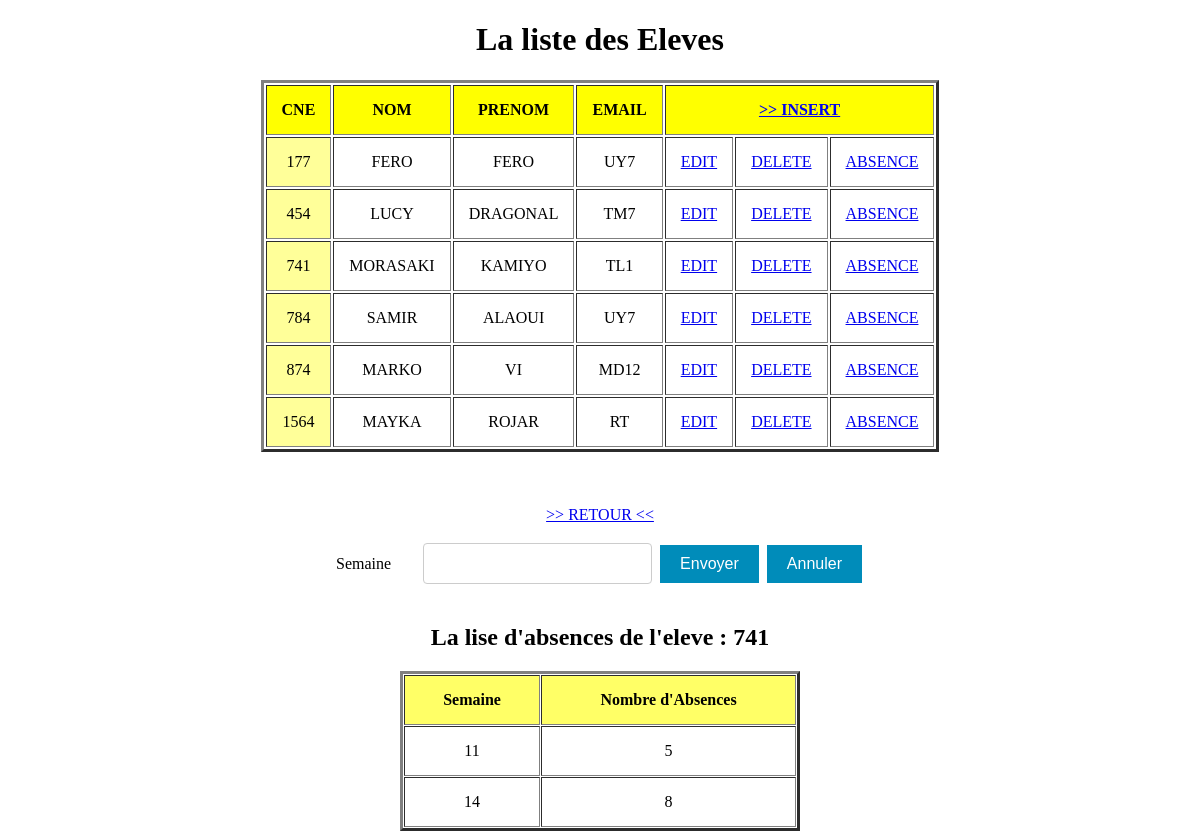
Page /IHM/Eleve/index.php?id=741&a=1 on the committed database.
### tables this page shows
CREATE TABLE `eleve` (
  `cne` int(11) NOT NULL,
  `nom` varchar(30) NOT NULL,
  `prenom` varchar(30) NOT NULL,
  `groupe` varchar(30) NOT NULL
);

CREATE TABLE `absence` (
  `semaine` int(11) NOT NULL,
  `cne` int(11) NOT NULL,
  `nbr_abs` int(11) NOT NULL
);

### Acces_BD/Eleve.php (called while the page is built, shortened)
<?php
$link=Connexion("tpabsence");
function all()
{
Global $link;
$req="select * from Eleve ORDER BY cne ASC";
return mysqli_query($link,$req);
}
function searc($id)
{
	Global $link;
	$req="select semaine ,nbr_abs from absence where cne ='$id' ORDER BY semaine ASC";
	return mysqli_query($link,$req);
	}
?>

### IHM/Eleve/index.php (the view, shortened to what this page needs)
<!DOCTYPE html>
<html>
<head>
</head>
<body>
<?php
include_once "../../Acces_BD/Eleve.php";
$res=all();
?>
<center>
    <h1>La liste des Eleves</h1>
    <table border="3";width=70%; style="text-transform: uppercase; text-align: center;";>
    <tr style="padding: 15px;  text-align: center; background:#FFFF00;">
        <th>CNE</th>
        <th>NOM</th>
        <th>PRENOM</th>
        <th>EMAIL</th>
        <th colspan="3"><a href="form.php">>> INSERT </a></th>
    </tr>
<?php while($V=mysqli_fetch_array($res))
      {
?>
    <tr>
        <td style="background:#FFFF99;"><?=$V[0]?></td>
        <td><?=$V[1]?></td>
        <td><?=$V[2]?></td>
        <td><?=$V[3]?></td>
        <td><a href="form.php?id=<?=$V[0]?>">Edit</a></td>
        <td><a href="?id=<?=$V[0]?>&nom=<?=$V[1]?> <?=$V[2]?>">Delete</a></td>
        <td><a href="?id=<?=$V[0]?>&a=1">Absence</a></td>
    </tr>
<?php } ?>
</table>
<br>
<br><br>
<a href="../../index.php?admin=true">>> RETOUR <<</a>
<table>
<form action="?action=search" method="post">
<tr>
<td>Semaine</td>
            <td><input type="text" name="week" value="" ></td>
            <td><input  class="button button2" type="submit" value="Envoyer">
            <input  class="button button2" type="reset" value="Annuler"></td>
        </tr>
      </form>
</table>
<?php
if(isset($_GET['a'])==1){
    Absence($_GET['id']);
}
?>
<?php
function Absence($id)
{
    $rech = searc($id);
    if(mysqli_num_rows($rech) == 0)
    {
        echo "l'eleve ayans le CNE $id a 0 absences";
    }else
    {
    ?>
    <h2>La lise d'absences de l'eleve : <?=$id?></h2>
<table border="3" cellpadding="15" cellspacing="1" style="width:400px;text-align: center;">
	<thead>
		<tr style="background:#FFFF66;">
			<th scope="col">Semaine </th>
			<th scope="col">Nombre d'Absences</th>
		</tr>
	</thead>
	<tbody>
    <?php while($V=mysqli_fetch_array($rech))
      {
?>
		<tr>
			<td><?=$V[0]?></td>
			<td><?=$V[1]?></td>
		</tr>
        <?php
    }
}
?>
	</tbody>
</table><?php
}
?>
</center></body>

### IHM/Eleve/index.php (style rules this page uses)
th, td { padding: 15px; }
.button { border: none; color: white; padding: 10px 20px; text-align: center; text-decoration: none; display: inline-block; font-size: 16px; margin: 4px 2px; cursor: pointer; }
input[type=text], input[type=password] { width: 100%; padding: 12px; border: 1px solid #ccc; border-radius: 4px; resize: vertical; }
.button2 { background-color: #008CBA; }

### rows in the picture
eleve: cne "177", nom "FERO", prenom "FERO", groupe "UY7"
eleve: cne "454", nom "LUCY", prenom "DRAGONAL", groupe "TM7"
eleve: cne "741", nom "MORASAKI", prenom "KAMIYO", groupe "TL1"
eleve: cne "784", nom "SAMIR", prenom "ALAOUI", groupe "UY7"
eleve: cne "874", nom "MARKO", prenom "VI", groupe "MD12"
eleve: cne "1564", nom "MAYKA", prenom "ROJAR", groupe "RT"
absence: semaine "11", nbr_abs "5"
absence: semaine "14", nbr_abs "8"

### other values in the picture
$id "741"
